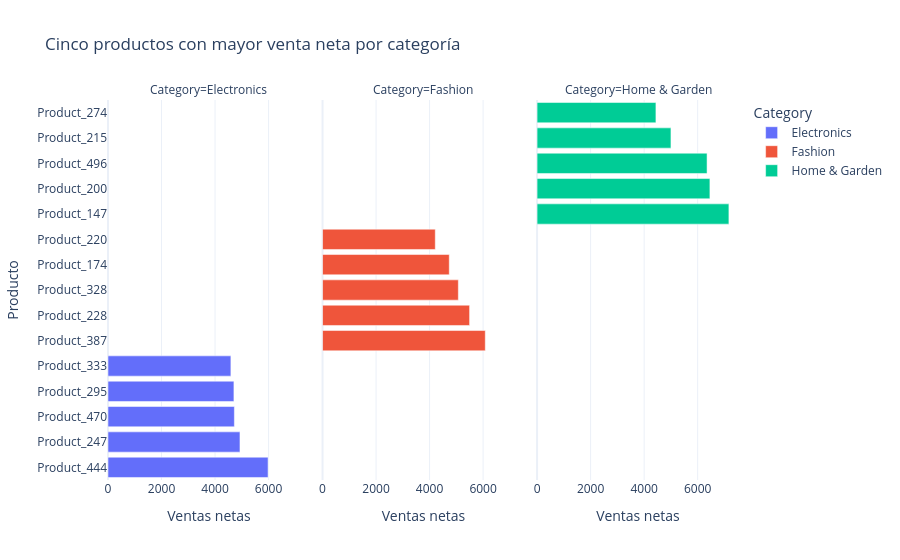

Notebook cell for this chart:
### Code cell
# ¿Qué productos generan mayor venta neta dentro de cada categoría?

product_summary = (
    sales.groupby(["Category", "ProductName"])
    .agg(
        orders=("OrderID", "size"),
        net_sales=("NetAmount", "sum"),
        return_rate=("IsReturned", "mean"),
    )
    .reset_index()
)
top_products = (
    product_summary.sort_values(["Category", "net_sales"], ascending=[True, False])
    .groupby("Category")
    .head(5)
)
top_products.to_csv(SUBMISSION_DIR / "top_products.csv", index=False)
fig = px.bar(
    top_products,
    x="net_sales",
    y="ProductName",
    color="Category",
    facet_col="Category",
    orientation="h",
    hover_data=["orders", "return_rate"],
    title="Cinco productos con mayor venta neta por categoría",
    labels={"net_sales": "Ventas netas", "ProductName": "Producto"},
)
fig.update_layout(template="plotly_white")
fig.show()

### Figure 1 — Plotly figure (JSON) as saved in the notebook; plotly's stock layout.template omitted (floating-point values rounded to 4 significant figures)
{"data": [{"alignmentgroup": "True", "customdata": [[3, 0], [2, 0], [3, 0.3333], [5, 0], [2, 0]], "hovertemplate": "Category=Electronics<br>Ventas netas=%{x}<br>Producto=%{y}<br>orders=%{customdata[0]}<br>return_rate=%{customdata[1]}<extra></extra>", "legendgroup": "Electronics", "marker": {"color": "#636efa", "pattern": {"shape": ""}}, "name": "Electronics", "offsetgroup": "Electronics", "orientation": "h", "showlegend": true, "textposition": "auto", "type": "bar", "x": [5980.0, 4931.0, 4722.0, 4705.0, 4591.0], "xaxis": "x", "y": ["Product_444", "Product_247", "Product_470", "Product_295", "Product_333"], "yaxis": "y"}, {"alignmentgroup": "True", "customdata": [[2, 0], [4, 0.25], [2, 0], [3, 0], [3, 0.3333]], "hovertemplate": "Category=Fashion<br>Ventas netas=%{x}<br>Producto=%{y}<br>orders=%{customdata[0]}<br>return_rate=%{customdata[1]}<extra></extra>", "legendgroup": "Fashion", "marker": {"color": "#EF553B", "pattern": {"shape": ""}}, "name": "Fashion", "offsetgroup": "Fashion", "orientation": "h", "showlegend": true, "textposition": "auto", "type": "bar", "x": [6080.0, 5495.0, 5074.0, 4735.0, 4212.0], "xaxis": "x2", "y": ["Product_387", "Product_228", "Product_328", "Product_174", "Product_220"], "yaxis": "y2"}, {"alignmentgroup": "True", "customdata": [[3, 0.3333], [4, 0.25], [6, 0.3333], [4, 0], [3, 0]], "hovertemplate": "Category=Home & Garden<br>Ventas netas=%{x}<br>Producto=%{y}<br>orders=%{customdata[0]}<br>return_rate=%{customdata[1]}<extra></extra>", "legendgroup": "Home & Garden", "marker": {"color": "#00cc96", "pattern": {"shape": ""}}, "name": "Home & Garden", "offsetgroup": "Home & Garden", "orientation": "h", "showlegend": true, "textposition": "auto", "type": "bar", "x": [7167.0, 6457.0, 6351.0, 5002.0, 4441.0], "xaxis": "x3", "y": ["Product_147", "Product_200", "Product_496", "Product_215", "Product_274"], "yaxis": "y3"}], "layout": {"annotations": [{"font": {}, "showarrow": false, "text": "Category=Electronics", "x": 0.16, "xanchor": "center", "xref": "paper", "y": 1, "yanchor": "bottom", "yref": "paper"}, {"font": {}, "showarrow": false, "text": "Category=Fashion", "x": 0.5, "xanchor": "center", "xref": "paper", "y": 1, "yanchor": "bottom", "yref": "paper"}, {"font": {}, "showarrow": false, "text": "Category=Home & Garden", "x": 0.84, "xanchor": "center", "xref": "paper", "y": 1, "yanchor": "bottom", "yref": "paper"}], "barmode": "relative", "legend": {"title": {"text": "Category"}, "tracegroupgap": 0}, "title": {"text": "Cinco productos con mayor venta neta por categoría"}, "xaxis": {"anchor": "y", "domain": [0, 0.32], "title": {"text": "Ventas netas"}}, "xaxis2": {"anchor": "y2", "domain": [0.34, 0.66], "matches": "x", "title": {"text": "Ventas netas"}}, "xaxis3": {"anchor": "y3", "domain": [0.68, 1.0], "matches": "x", "title": {"text": "Ventas netas"}}, "yaxis": {"anchor": "x", "domain": [0, 1], "title": {"text": "Producto"}}, "yaxis2": {"anchor": "x2", "domain": [0, 1], "matches": "y", "showticklabels": false}, "yaxis3": {"anchor": "x3", "domain": [0, 1], "matches": "y", "showticklabels": false}}}
